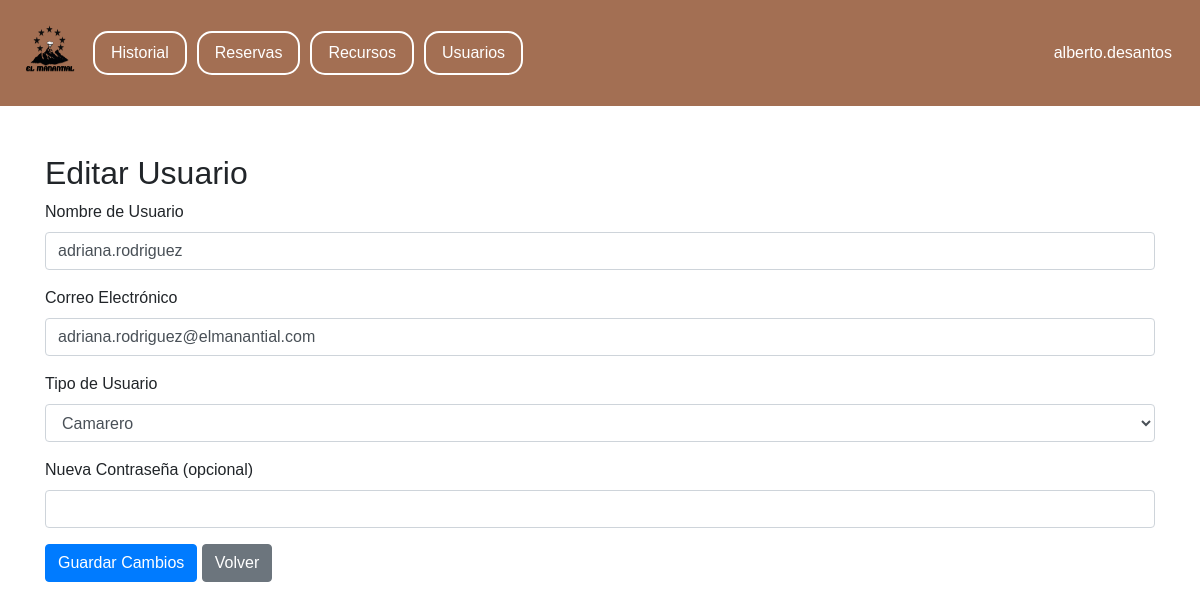
/public/update_usuario.php?id=34 (signed in), run on the app's committed database.
### tables this page shows
CREATE TABLE tbl_usuario (
    id_usuario INT AUTO_INCREMENT PRIMARY KEY,
    nombre_usuario VARCHAR(30) NOT NULL,
    tipo_usuario ENUM('camarero', 'gerente', 'mantenimiento', 'administrador') NOT NULL,
    email_usuario VARCHAR(50) NOT NULL UNIQUE,
    password_usuario VARCHAR(255) NOT NULL
);

### private/update_usuario.php (called while the page is built, shortened)
<?php
include_once '../db/conexion.php';
$id_usuario = $_GET['id'];
$query = "SELECT * FROM tbl_usuario WHERE id_usuario = :id";
$stmt = $conn->prepare($query);
$stmt->bindParam(':id', $id_usuario, PDO::PARAM_INT);
$stmt->execute();
$usuario = $stmt->fetch(PDO::FETCH_ASSOC);
$nombre_usuario = $usuario['nombre_usuario'];
$email_usuario = $usuario['email_usuario'];
$tipo_usuario = $usuario['tipo_usuario'];
?>

### public/update_usuario.php (the view, shortened to what this page needs)
<?php
include "../private/update_usuario.php";
?>
<!DOCTYPE html>
<html lang="es">
<head>
    <link rel="stylesheet" href="https://stackpath.bootstrapcdn.com/bootstrap/4.5.2/css/bootstrap.min.css">
    <link rel="stylesheet" href="../css/usuarios.css">
</head>
<body>
    <div class="navbar">
        <a href="../index.php">
            <img src="../img/icon.png" class="icon">
        </a>
        <a href="./historial.php" class="right-link">Historial</a>
        <a href="./reservas.php" class="right-link">Reservas</a>
        <?php if ($_SESSION['tipo_usuario'] === 'administrador'): ?>
            <a href="./recursos.php" class="right-link">Recursos</a>
            <a href="./usuarios.php" class="right-link">Usuarios</a>
        <?php endif; ?>
        <div class="user-info">
            <span><?php echo $_SESSION['nombre_usuario']; ?></span>
        </div>
    </div>
    <div class="container mt-5">
        <h2>Editar Usuario</h2>
        <form method="POST" action="">
            <div class="form-group">
                <label for="nombre_usuario">Nombre de Usuario</label>
                <input type="text" class="form-control" id="nombre_usuario" name="nombre_usuario" value="<?php echo htmlspecialchars($nombre_usuario); ?>">
            </div>
            <div class="form-group">
                <label for="email_usuario">Correo Electrónico</label>
                <input type="email" class="form-control" id="email_usuario" name="email_usuario" value="<?php echo htmlspecialchars($email_usuario); ?>">
            </div>
            <div class="form-group">
                <label for="tipo_usuario">Tipo de Usuario</label>
                <select class="form-control" id="tipo_usuario" name="tipo_usuario">
                    <option value="camarero" <?php echo $tipo_usuario === 'camarero' ? 'selected' : ''; ?>>Camarero</option>
                </select>
            </div>
            <div class="form-group">
                <label for="password_usuario">Nueva Contraseña (opcional)</label>
                <input type="password" class="form-control" id="password_usuario" name="password_usuario">
            </div>
            <button type="submit" class="btn btn-primary">Guardar Cambios</button>
            <a href="usuarios.php" class="btn btn-secondary">Volver</a>
        </form>
    </div>
</body>
</html>

### css/usuarios.css (style rules this page uses)
body { font-family: Arial, sans-serif; margin: 0; padding: 0; height: 100vh; }
.navbar { background-color: #a36f53; color: #fff; padding: 8px; display: flex; justify-content: space-between; align-items: center; }
.icon { height: 90px; width: 85px; }
.navbar .user-info { display: flex; align-items: center; justify-content: flex-end; margin-left: auto; margin-right: 20px; }
.navbar .user-info span { margin-left: 10px; }
.right-link { text-decoration: none; color: white; font-size: 16px; padding: 8px 16px; margin-right: 10px; border: 2px solid white; border-radius: 15px; transition: background-color 0.3s, color 0.3s; }

### data on the page
tbl_usuario: nombre_usuario "adriana.rodriguez", email_usuario "adriana.rodriguez@elmanantial.com", tipo_usuario "Camarero"

### other printed values
$_SESSION['nombre_usuario'] "alberto.desantos"
